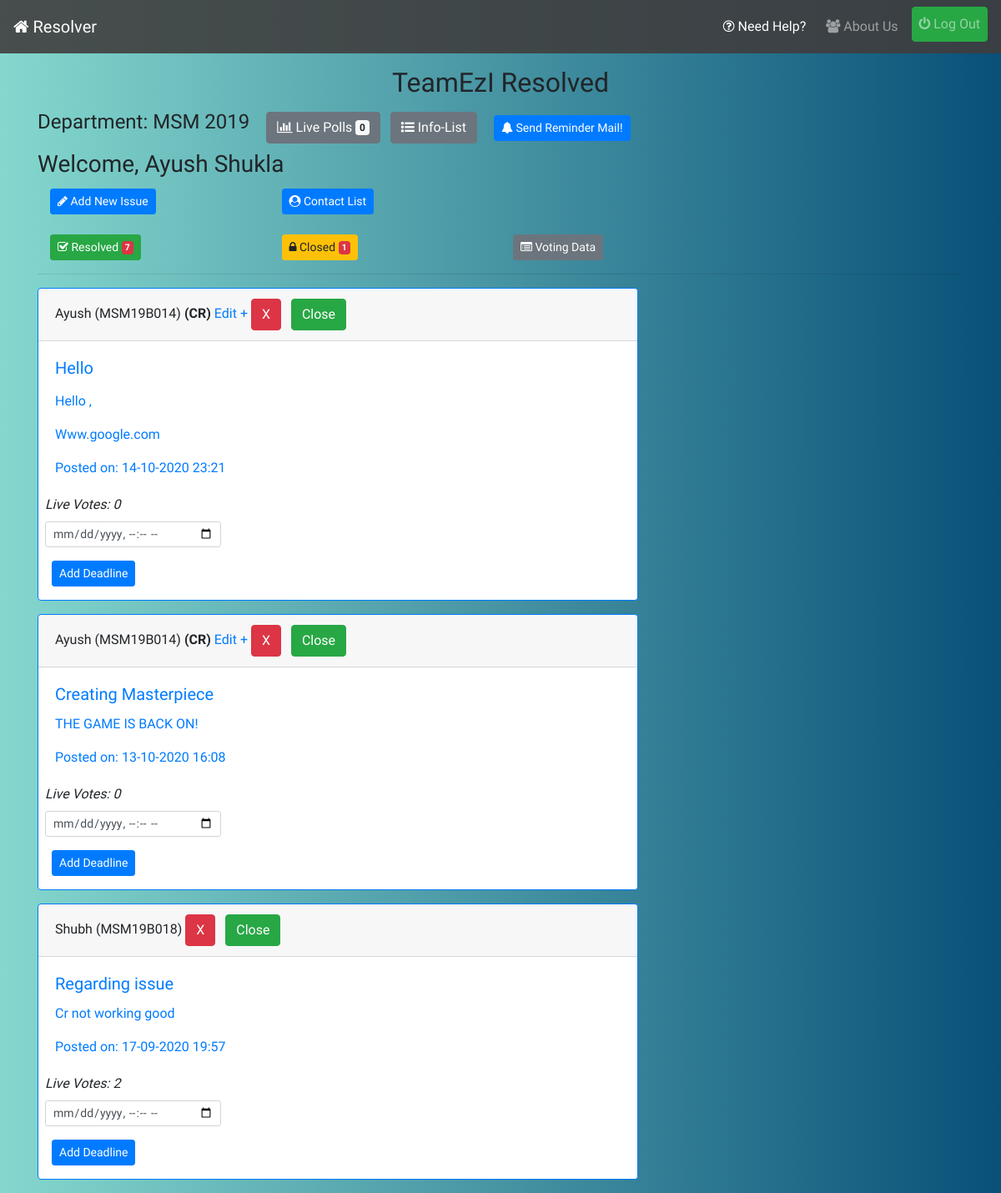
The app's page / (signed in), older data.
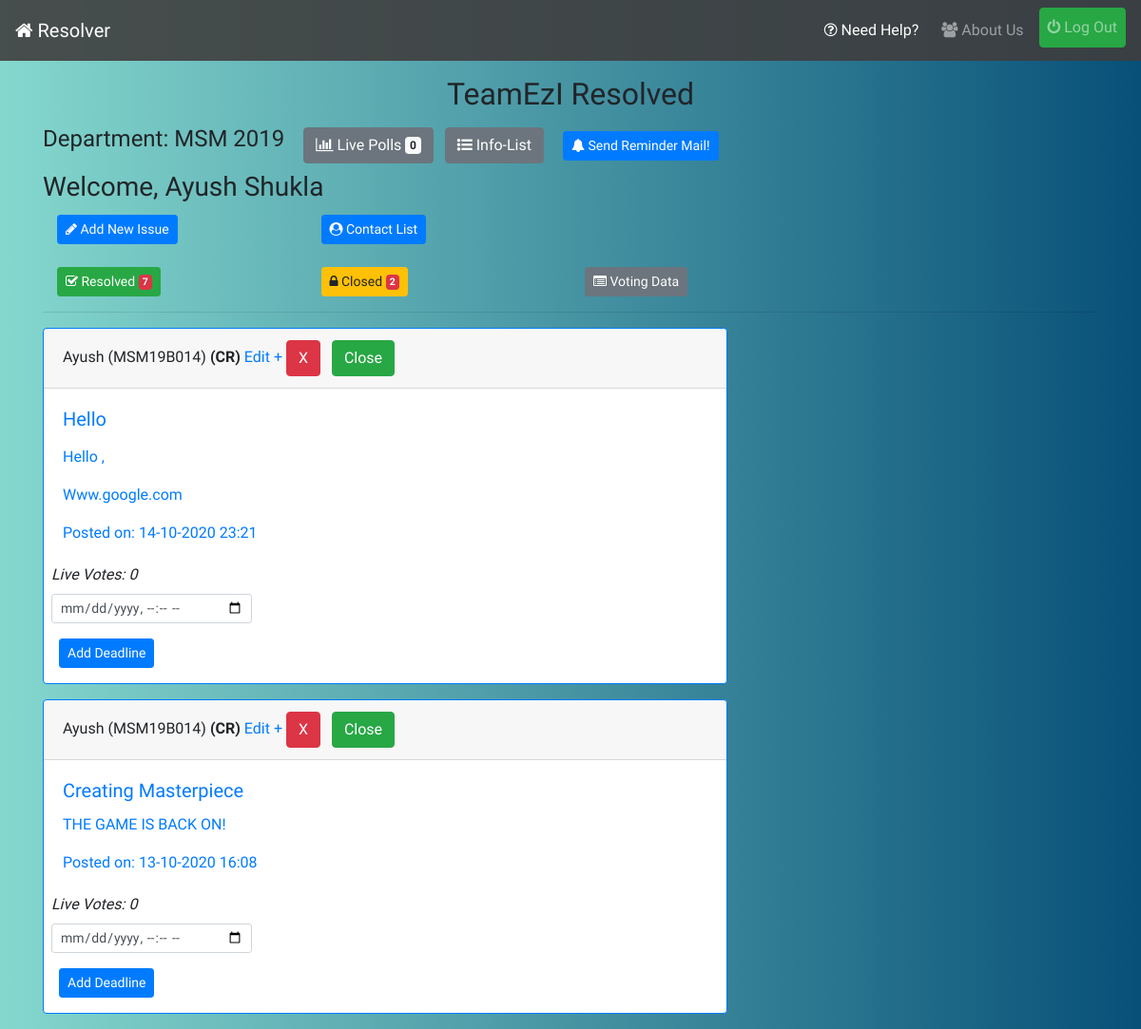
The same page, newer data.
### reporter/models.py (models this page shows, shortened)
class Report(models.Model):
    user = models.ForeignKey(UserInfo,on_delete=models.CASCADE,blank=True)
    title = models.CharField('Subject',max_length=56)
    content = models.TextField('Issue')
    department = models.CharField(max_length=20,blank=True)
    year = models.CharField(max_length=4,blank=True)
    timestamp = models.DateTimeField(auto_now_add=True)
    updated = models.DateTimeField(auto_now=True)
    active = models.BooleanField(default=True)
    resolved = models.BooleanField(default=False)
    cr_line = models.CharField(max_length=256,null=True,blank=True)
    upvotes = models.IntegerField(default=0)
    downvotes = models.IntegerField(default=0)
    deadline = models.DateTimeField(null=True)
    anonymized = models.BooleanField(default=True,help_text = "CRs don't have Access to Voted Users!")
    class Meta:
        ordering = ['-timestamp']

### profiles/models.py (models this page shows, shortened)
class UserInfo(models.Model):
    user = models.OneToOneField(User,on_delete=models.CASCADE,related_name='info')
    is_cr = models.BooleanField(default=False)
    department = models.CharField(max_length=20)
    join_year = models.CharField(max_length=4)
    institute = models.ForeignKey(Institute,on_delete=models.CASCADE,related_name='allusers')
    registered_on = models.DateTimeField(auto_now_add=True)
    total_upvotes = models.IntegerField(default=0)
    total_downvotes = models.IntegerField(default=0)
    total_novotes = models.IntegerField(default=0)
    class Meta:
        ordering = ['-total_upvotes','-total_downvotes','-total_novotes']

class User(AbstractUser):
    pass

### reporter/views.py (the view)
# urls.py: path('',views.index_view,name='index'),
def index_view(request):
    qs = []
    form = DeadlineForm()
    if request.user.is_authenticated:
        qs = Report.objects.filter(active=True,department=request.user.info.department,year=request.user.info.join_year,resolved=False)
    return render(request,'reporter/index.html',{'issue_list':qs,'form':form})

### reporter/forms.py
class DeadlineForm(forms.ModelForm):
    class Meta:
        model = Report
        fields = ['deadline']
        widgets = {
            'deadline': forms.DateTimeInput(attrs={'type':'datetime-local','class': 'form-control-sm'})
        }
        labels = {
            'deadline': ''
        }

### infolist/context-processors.py (called while the page is built)
def pending_info_list_context(request):
    if request.user.is_superuser:
        return {}
    pending = -1
    if request.user.is_authenticated:
        pending = InfoList.objects.filter(department=request.user.info.department,year=request.user.info.join_year,approved=False).count()
    return {"pending_info_list":pending}

### reporter/context-processors.py (called while the page is built)
def pending_issue_list_context(request):
    if request.user.is_superuser:
        return {}
    pending=-1
    if request.user.is_authenticated:
        pending = Report.objects.filter(active=False,department=request.user.info.department,year=request.user.info.join_year,resolved=False).count()
    return {"pending_issue_count":pending}

### reporter/templates/reporter/index.html (shortened to what the changed rows need)
{% extends 'base.html' %}
{% load static %}
{% load crispy_forms_tags %}
{% load mathfilters %}
{% block content %}
<div>
    {% if request.user.is_authenticated %}
    <h2 class="mt-3 text-center">TeamEzI Resolved</h2>
    {% endif %}
    {% if request.user.is_authenticated %}
    <div class="container">
        <div class="row">
            {% if request.user.info.is_cr %}
            <div class="col-sm-6 col-lg-3 mt-2">
                <a class="btn btn-warning btn-sm" href="{% url 'reporter:close-stage' %}"><i class="fa fa-lock"></i> Closed <span class="badge badge-danger">{{pending_issue_count}}</span></a>
            </div>
            <div class="col-sm-6 col-lg-3 mt-2">
                <a class="btn btn-secondary btn-sm" href="{% url 'reporter:voted-list' %}"><i class="fa fa-list-alt"></i> Voting Data</a>
            </div>
            {% endif %}
        </div>
    </div>
    {% for issue in issue_list %}
    <div class="card border-primary mb-3" style="max-width: 45rem;">
        <div class="card-header">{{issue.user.user.first_name}} ({{issue.user.user.username|upper}}) {% if issue.user.is_cr %}<strong>(CR)</strong>{% endif %}{% if request.user == issue.user.user %} <a href="{% url 'reporter:edit' issue.id %}">Edit +</a>{% endif %} {% if request.user.info.is_cr or request.user == issue.user.user %}<button type="button" class="btn btn-danger" data-toggle="modal" data-target="#deleteModal">X</button>{% endif %}{% if request.user.info.is_cr %} <a class="btn btn-success ml-2" href="{% url 'reporter:close-issue' issue.id %}">Close</a> {% endif %}</div>
        <div class="card-body text-primary">
            <h5 class="card-title">{{issue.title}}</h5>
            <p class="card-text" >{{issue.content|safe}}</p>
          <p class="card-text">Posted on: {{issue.timestamp|date:'d-m-Y H:i'}}</p>
        </div>
        {% if request.user.info.is_cr %}
            {% with upvote=issue.upvotes|abs downvote=issue.downvotes|abs %}
            <span class="ml-2"><em>Live Votes: {{upvote|add:downvote}}</em></span>
            {% endwith %}
        {% endif %}
        {% if issue.deadline %}
            <p class="deadline-date ml-2"><em>Deadline: </em>{{issue.deadline}}</p>
            {% if request.user.info.is_cr %}
            <p class="ml-3"><a class="btn btn-danger btn-sm" href="{% url 'reporter:remove-deadline' issue.id %}">Remove Deadline</a></p>
            {% endif %}
        {% else %}
            {% if request.user.info.is_cr %}
                <div class="row">
                    <div class="col-lg-4 col-md-6 col-sm-8  ">
                        <div class=" ml-2 mt-2 pb-3 deadline">
                            <form action="{% url 'reporter:add-deadline' %}" method="post">
                                {{form|crispy}}
                                <input class="ml-2 btn btn-primary btn-sm" type="submit" value="Add Deadline">
                            </form>
                        </div>
                    </div>
                </div>
            {% endif %}
        {% endif %}
    </div>
    {% empty %}
    <p class="lead">Woohoo, No Active Issues!</p>
    {% endfor %}
    {% endif %}
</div>
{% endblock %}

Row changes from the older to the newer data that the page shows:
no longer on this page (row edited): Report: user.user.first_name "Shubh", user.user.username "MSM19B018", title "Regarding issue", content "Cr not working good", timestamp "17-09-2020 19:57", value "2"
Text that changed along with them:
{{ pending_issue_count }}: "1" → "2"
